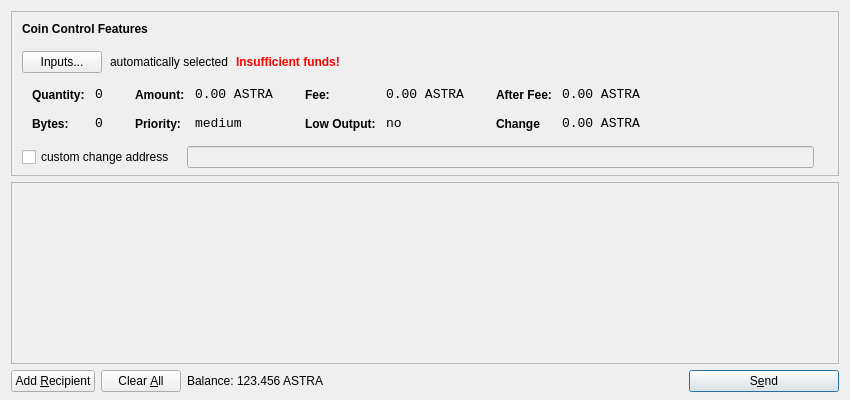
<?xml version="1.0" encoding="UTF-8"?>
<ui version="4.0">
 <class>SendCoinsDialog</class>
 <widget class="QDialog" name="SendCoinsDialog">
  <property name="geometry">
   <rect>
    <x>0</x>
    <y>0</y>
    <width>850</width>
    <height>400</height>
   </rect>
  </property>
  <property name="windowTitle">
   <string>Send Coins</string>
  </property>
  <layout class="QVBoxLayout" name="verticalLayout" stretch="0,1,0">
   <property name="bottomMargin">
    <number>8</number>
   </property>
   <item>
    <widget class="QFrame" name="frameCoinControl">
     <property name="sizePolicy">
      <sizepolicy hsizetype="Expanding" vsizetype="Expanding">
       <horstretch>0</horstretch>
       <verstretch>0</verstretch>
      </sizepolicy>
     </property>
     <property name="maximumSize">
      <size>
       <width>16777215</width>
       <height>16777215</height>
      </size>
     </property>
     <property name="frameShape">
      <enum>QFrame::StyledPanel</enum>
     </property>
     <property name="frameShadow">
      <enum>QFrame::Sunken</enum>
     </property>
     <layout class="QVBoxLayout" name="verticalLayoutCoinControl2">
      <property name="spacing">
       <number>-1</number>
      </property>
      <property name="leftMargin">
       <number>0</number>
      </property>
      <property name="topMargin">
       <number>0</number>
      </property>
      <property name="rightMargin">
       <number>0</number>
      </property>
      <property name="bottomMargin">
       <number>6</number>
      </property>
      <item>
       <layout class="QVBoxLayout" name="verticalLayoutCoinControl" stretch="0,0,0,0,1">
        <property name="spacing">
         <number>0</number>
        </property>
        <property name="leftMargin">
         <number>10</number>
        </property>
        <property name="topMargin">
         <number>10</number>
        </property>
        <item>
         <layout class="QHBoxLayout" name="horizontalLayoutCoinControl1">
          <property name="bottomMargin">
           <number>15</number>
          </property>
          <item>
           <widget class="QLabel" name="labelCoinControlFeatures">
            <property name="sizePolicy">
             <sizepolicy hsizetype="Preferred" vsizetype="Maximum">
              <horstretch>0</horstretch>
              <verstretch>0</verstretch>
             </sizepolicy>
            </property>
            <property name="font">
             <font>
              <weight>75</weight>
              <bold>true</bold>
             </font>
            </property>
            <property name="styleSheet">
             <string notr="true">font-weight:bold;</string>
            </property>
            <property name="text">
             <string>Coin Control Features</string>
            </property>
           </widget>
          </item>
         </layout>
        </item>
        <item>
         <layout class="QHBoxLayout" name="horizontalLayoutCoinControl2" stretch="0,0,0,0">
          <property name="spacing">
           <number>8</number>
          </property>
          <property name="bottomMargin">
           <number>10</number>
          </property>
          <item>
           <widget class="QPushButton" name="pushButtonCoinControl">
            <property name="styleSheet">
             <string notr="true"/>
            </property>
            <property name="text">
             <string>Inputs...</string>
            </property>
           </widget>
          </item>
          <item>
           <widget class="QLabel" name="labelCoinControlAutomaticallySelected">
            <property name="text">
             <string>automatically selected</string>
            </property>
            <property name="margin">
             <number>5</number>
            </property>
           </widget>
          </item>
          <item>
           <widget class="QLabel" name="labelCoinControlInsuffFunds">
            <property name="font">
             <font>
              <weight>75</weight>
              <bold>true</bold>
             </font>
            </property>
            <property name="styleSheet">
             <string notr="true">color:red;font-weight:bold;</string>
            </property>
            <property name="text">
             <string>Insufficient funds!</string>
            </property>
            <property name="margin">
             <number>5</number>
            </property>
           </widget>
          </item>
          <item>
           <spacer name="horizontalSpacerCoinControl">
            <property name="orientation">
             <enum>Qt::Horizontal</enum>
            </property>
            <property name="sizeHint" stdset="0">
             <size>
              <width>40</width>
              <height>1</height>
             </size>
            </property>
           </spacer>
          </item>
         </layout>
        </item>
        <item>
         <widget class="QWidget" name="widgetCoinControl" native="true">
          <property name="sizePolicy">
           <sizepolicy hsizetype="Preferred" vsizetype="Preferred">
            <horstretch>0</horstretch>
            <verstretch>0</verstretch>
           </sizepolicy>
          </property>
          <property name="minimumSize">
           <size>
            <width>0</width>
            <height>0</height>
           </size>
          </property>
          <property name="styleSheet">
           <string notr="true"/>
          </property>
          <layout class="QHBoxLayout" name="horizontalLayoutCoinControl5">
           <property name="margin">
            <number>0</number>
           </property>
           <item>
            <layout class="QHBoxLayout" name="horizontalLayoutCoinControl3" stretch="0,0,0,1">
             <property name="spacing">
              <number>20</number>
             </property>
             <property name="topMargin">
              <number>0</number>
             </property>
             <property name="bottomMargin">
              <number>10</number>
             </property>
             <item>
              <layout class="QFormLayout" name="formLayoutCoinControl1">
               <property name="horizontalSpacing">
                <number>10</number>
               </property>
               <property name="verticalSpacing">
                <number>14</number>
               </property>
               <property name="leftMargin">
                <number>10</number>
               </property>
               <property name="topMargin">
                <number>4</number>
               </property>
               <property name="rightMargin">
                <number>6</number>
               </property>
               <item row="0" column="0">
                <widget class="QLabel" name="labelCoinControlQuantityText">
                 <property name="styleSheet">
                  <string notr="true">font-weight:bold;</string>
                 </property>
                 <property name="text">
                  <string>Quantity:</string>
                 </property>
                 <property name="margin">
                  <number>0</number>
                 </property>
                </widget>
               </item>
               <item row="0" column="1">
                <widget class="QLabel" name="labelCoinControlQuantity">
                 <property name="font">
                  <font>
                   <family>Monospace</family>
                   <pointsize>10</pointsize>
                  </font>
                 </property>
                 <property name="cursor">
                  <cursorShape>IBeamCursor</cursorShape>
                 </property>
                 <property name="contextMenuPolicy">
                  <enum>Qt::ActionsContextMenu</enum>
                 </property>
                 <property name="text">
                  <string>0</string>
                 </property>
                 <property name="margin">
                  <number>0</number>
                 </property>
                 <property name="textInteractionFlags">
                  <set>Qt::LinksAccessibleByMouse|Qt::TextSelectableByKeyboard|Qt::TextSelectableByMouse</set>
                 </property>
                </widget>
               </item>
               <item row="1" column="0">
                <widget class="QLabel" name="labelCoinControlBytesText">
                 <property name="styleSheet">
                  <string notr="true">font-weight:bold;</string>
                 </property>
                 <property name="text">
                  <string>Bytes:</string>
                 </property>
                </widget>
               </item>
               <item row="1" column="1">
                <widget class="QLabel" name="labelCoinControlBytes">
                 <property name="font">
                  <font>
                   <family>Monospace</family>
                   <pointsize>10</pointsize>
                  </font>
                 </property>
                 <property name="cursor">
                  <cursorShape>IBeamCursor</cursorShape>
                 </property>
                 <property name="contextMenuPolicy">
                  <enum>Qt::ActionsContextMenu</enum>
                 </property>
                 <property name="text">
                  <string>0</string>
                 </property>
                 <property name="textInteractionFlags">
                  <set>Qt::LinksAccessibleByMouse|Qt::TextSelectableByKeyboard|Qt::TextSelectableByMouse</set>
                 </property>
                </widget>
               </item>
              </layout>
             </item>
             <item>
              <layout class="QFormLayout" name="formLayoutCoinControl2">
               <property name="horizontalSpacing">
                <number>10</number>
               </property>
               <property name="verticalSpacing">
                <number>14</number>
               </property>
               <property name="leftMargin">
                <number>6</number>
               </property>
               <property name="topMargin">
                <number>4</number>
               </property>
               <property name="rightMargin">
                <number>6</number>
               </property>
               <item row="0" column="0">
                <widget class="QLabel" name="labelCoinControlAmountText">
                 <property name="styleSheet">
                  <string notr="true">font-weight:bold;</string>
                 </property>
                 <property name="text">
                  <string>Amount:</string>
                 </property>
                 <property name="margin">
                  <number>0</number>
                 </property>
                </widget>
               </item>
               <item row="0" column="1">
                <widget class="QLabel" name="labelCoinControlAmount">
                 <property name="font">
                  <font>
                   <family>Monospace</family>
                   <pointsize>10</pointsize>
                  </font>
                 </property>
                 <property name="cursor">
                  <cursorShape>IBeamCursor</cursorShape>
                 </property>
                 <property name="contextMenuPolicy">
                  <enum>Qt::ActionsContextMenu</enum>
                 </property>
                 <property name="text">
                  <string>0.00 ASTRA</string>
                 </property>
                 <property name="textInteractionFlags">
                  <set>Qt::LinksAccessibleByMouse|Qt::TextSelectableByKeyboard|Qt::TextSelectableByMouse</set>
                 </property>
                </widget>
               </item>
               <item row="1" column="0">
                <widget class="QLabel" name="labelCoinControlPriorityText">
                 <property name="styleSheet">
                  <string notr="true">font-weight:bold;</string>
                 </property>
                 <property name="text">
                  <string>Priority:</string>
                 </property>
                </widget>
               </item>
               <item row="1" column="1">
                <widget class="QLabel" name="labelCoinControlPriority">
                 <property name="font">
                  <font>
                   <family>Monospace</family>
                   <pointsize>10</pointsize>
                  </font>
                 </property>
                 <property name="cursor">
                  <cursorShape>IBeamCursor</cursorShape>
                 </property>
                 <property name="contextMenuPolicy">
                  <enum>Qt::ActionsContextMenu</enum>
                 </property>
                 <property name="text">
                  <string>medium</string>
                 </property>
                 <property name="textInteractionFlags">
                  <set>Qt::LinksAccessibleByMouse|Qt::TextSelectableByKeyboard|Qt::TextSelectableByMouse</set>
                 </property>
                </widget>
               </item>
              </layout>
             </item>
             <item>
              <layout class="QFormLayout" name="formLayoutCoinControl3">
               <property name="horizontalSpacing">
                <number>10</number>
               </property>
               <property name="verticalSpacing">
                <number>14</number>
               </property>
               <property name="leftMargin">
                <number>6</number>
               </property>
               <property name="topMargin">
                <number>4</number>
               </property>
               <property name="rightMargin">
                <number>6</number>
               </property>
               <item row="0" column="0">
                <widget class="QLabel" name="labelCoinControlFeeText">
                 <property name="styleSheet">
                  <string notr="true">font-weight:bold;</string>
                 </property>
                 <property name="text">
                  <string>Fee:</string>
                 </property>
                 <property name="margin">
                  <number>0</number>
                 </property>
                </widget>
               </item>
               <item row="0" column="1">
                <widget class="QLabel" name="labelCoinControlFee">
                 <property name="font">
                  <font>
                   <family>Monospace</family>
                   <pointsize>10</pointsize>
                  </font>
                 </property>
                 <property name="cursor">
                  <cursorShape>IBeamCursor</cursorShape>
                 </property>
                 <property name="contextMenuPolicy">
                  <enum>Qt::ActionsContextMenu</enum>
                 </property>
                 <property name="text">
                  <string>0.00 ASTRA</string>
                 </property>
                 <property name="textInteractionFlags">
                  <set>Qt::LinksAccessibleByMouse|Qt::TextSelectableByKeyboard|Qt::TextSelectableByMouse</set>
                 </property>
                </widget>
               </item>
               <item row="1" column="0">
                <widget class="QLabel" name="labelCoinControlLowOutputText">
                 <property name="styleSheet">
                  <string notr="true">font-weight:bold;</string>
                 </property>
                 <property name="text">
                  <string>Low Output:</string>
                 </property>
                </widget>
               </item>
               <item row="1" column="1">
                <widget class="QLabel" name="labelCoinControlLowOutput">
                 <property name="font">
                  <font>
                   <family>Monospace</family>
                   <pointsize>10</pointsize>
                  </font>
                 </property>
                 <property name="cursor">
                  <cursorShape>IBeamCursor</cursorShape>
                 </property>
                 <property name="contextMenuPolicy">
                  <enum>Qt::ActionsContextMenu</enum>
                 </property>
                 <property name="text">
                  <string>no</string>
                 </property>
                 <property name="textInteractionFlags">
                  <set>Qt::LinksAccessibleByMouse|Qt::TextSelectableByKeyboard|Qt::TextSelectableByMouse</set>
                 </property>
                </widget>
               </item>
              </layout>
             </item>
             <item>
              <layout class="QFormLayout" name="formLayoutCoinControl4">
               <property name="horizontalSpacing">
                <number>10</number>
               </property>
               <property name="verticalSpacing">
                <number>14</number>
               </property>
               <property name="leftMargin">
                <number>6</number>
               </property>
               <property name="topMargin">
                <number>4</number>
               </property>
               <property name="rightMargin">
                <number>6</number>
               </property>
               <item row="0" column="0">
                <widget class="QLabel" name="labelCoinControlAfterFeeText">
                 <property name="styleSheet">
                  <string notr="true">font-weight:bold;</string>
                 </property>
                 <property name="text">
                  <string>After Fee:</string>
                 </property>
                 <property name="margin">
                  <number>0</number>
                 </property>
                </widget>
               </item>
               <item row="0" column="1">
                <widget class="QLabel" name="labelCoinControlAfterFee">
                 <property name="font">
                  <font>
                   <family>Monospace</family>
                   <pointsize>10</pointsize>
                  </font>
                 </property>
                 <property name="cursor">
                  <cursorShape>IBeamCursor</cursorShape>
                 </property>
                 <property name="contextMenuPolicy">
                  <enum>Qt::ActionsContextMenu</enum>
                 </property>
                 <property name="text">
                  <string>0.00 ASTRA</string>
                 </property>
                 <property name="textInteractionFlags">
                  <set>Qt::LinksAccessibleByMouse|Qt::TextSelectableByKeyboard|Qt::TextSelectableByMouse</set>
                 </property>
                </widget>
               </item>
               <item row="1" column="0">
                <widget class="QLabel" name="labelCoinControlChangeText">
                 <property name="styleSheet">
                  <string notr="true">font-weight:bold;</string>
                 </property>
                 <property name="text">
                  <string>Change</string>
                 </property>
                </widget>
               </item>
               <item row="1" column="1">
                <widget class="QLabel" name="labelCoinControlChange">
                 <property name="font">
                  <font>
                   <family>Monospace</family>
                   <pointsize>10</pointsize>
                  </font>
                 </property>
                 <property name="cursor">
                  <cursorShape>IBeamCursor</cursorShape>
                 </property>
                 <property name="contextMenuPolicy">
                  <enum>Qt::ActionsContextMenu</enum>
                 </property>
                 <property name="text">
                  <string>0.00 ASTRA</string>
                 </property>
                 <property name="textInteractionFlags">
                  <set>Qt::LinksAccessibleByMouse|Qt::TextSelectableByKeyboard|Qt::TextSelectableByMouse</set>
                 </property>
                </widget>
               </item>
              </layout>
             </item>
            </layout>
           </item>
          </layout>
         </widget>
        </item>
        <item>
         <layout class="QHBoxLayout" name="horizontalLayoutCoinControl4" stretch="0,0,0">
          <property name="spacing">
           <number>12</number>
          </property>
          <property name="sizeConstraint">
           <enum>QLayout::SetDefaultConstraint</enum>
          </property>
          <property name="topMargin">
           <number>5</number>
          </property>
          <property name="rightMargin">
           <number>5</number>
          </property>
          <item>
           <widget class="QCheckBox" name="checkBoxCoinControlChange">
            <property name="text">
             <string>custom change address</string>
            </property>
           </widget>
          </item>
          <item>
           <widget class="QLineEdit" name="lineEditCoinControlChange">
            <property name="enabled">
             <bool>false</bool>
            </property>
            <property name="sizePolicy">
             <sizepolicy hsizetype="Expanding" vsizetype="Fixed">
              <horstretch>0</horstretch>
              <verstretch>0</verstretch>
             </sizepolicy>
            </property>
           </widget>
          </item>
          <item>
           <widget class="QLabel" name="labelCoinControlChangeLabel">
            <property name="sizePolicy">
             <sizepolicy hsizetype="Preferred" vsizetype="Expanding">
              <horstretch>0</horstretch>
              <verstretch>0</verstretch>
             </sizepolicy>
            </property>
            <property name="minimumSize">
             <size>
              <width>0</width>
              <height>0</height>
             </size>
            </property>
            <property name="text">
             <string/>
            </property>
            <property name="margin">
             <number>3</number>
            </property>
           </widget>
          </item>
         </layout>
        </item>
        <item>
         <spacer name="verticalSpacerCoinControl">
          <property name="orientation">
           <enum>Qt::Vertical</enum>
          </property>
          <property name="sizeHint" stdset="0">
           <size>
            <width>800</width>
            <height>1</height>
           </size>
          </property>
         </spacer>
        </item>
       </layout>
      </item>
     </layout>
    </widget>
   </item>
   <item>
    <widget class="QScrollArea" name="scrollArea">
     <property name="widgetResizable">
      <bool>true</bool>
     </property>
     <widget class="QWidget" name="scrollAreaWidgetContents">
      <property name="geometry">
       <rect>
        <x>0</x>
        <y>0</y>
        <width>830</width>
        <height>165</height>
       </rect>
      </property>
      <layout class="QVBoxLayout" name="verticalLayout_2">
       <property name="margin">
        <number>0</number>
       </property>
       <item>
        <layout class="QVBoxLayout" name="entries">
         <property name="spacing">
          <number>6</number>
         </property>
        </layout>
       </item>
       <item>
        <spacer name="verticalSpacer">
         <property name="orientation">
          <enum>Qt::Vertical</enum>
         </property>
         <property name="sizeHint" stdset="0">
          <size>
           <width>20</width>
           <height>40</height>
          </size>
         </property>
        </spacer>
       </item>
      </layout>
     </widget>
    </widget>
   </item>
   <item>
    <layout class="QHBoxLayout" name="horizontalLayout">
     <item>
      <widget class="QPushButton" name="addButton">
       <property name="toolTip">
        <string>Send to multiple recipients at once</string>
       </property>
       <property name="text">
        <string>Add &amp;Recipient</string>
       </property>
       <property name="icon">
        <iconset resource="../bitcoin.qrc">
         <normaloff>:/icons/add</normaloff>:/icons/add</iconset>
       </property>
       <property name="autoDefault">
        <bool>false</bool>
       </property>
      </widget>
     </item>
     <item>
      <widget class="QPushButton" name="clearButton">
       <property name="sizePolicy">
        <sizepolicy hsizetype="Minimum" vsizetype="Fixed">
         <horstretch>0</horstretch>
         <verstretch>0</verstretch>
        </sizepolicy>
       </property>
       <property name="toolTip">
        <string>Remove all transaction fields</string>
       </property>
       <property name="text">
        <string>Clear &amp;All</string>
       </property>
       <property name="icon">
        <iconset resource="../bitcoin.qrc">
         <normaloff>:/icons/remove</normaloff>:/icons/remove</iconset>
       </property>
       <property name="autoRepeatDelay">
        <number>300</number>
       </property>
       <property name="autoDefault">
        <bool>false</bool>
       </property>
      </widget>
     </item>
     <item>
      <layout class="QHBoxLayout" name="horizontalLayout_2">
       <property name="spacing">
        <number>3</number>
       </property>
       <item>
        <widget class="QLabel" name="label">
         <property name="sizePolicy">
          <sizepolicy hsizetype="Preferred" vsizetype="Fixed">
           <horstretch>0</horstretch>
           <verstretch>0</verstretch>
          </sizepolicy>
         </property>
         <property name="text">
          <string>Balance:</string>
         </property>
        </widget>
       </item>
       <item>
        <widget class="QLabel" name="labelBalance">
         <property name="sizePolicy">
          <sizepolicy hsizetype="Preferred" vsizetype="Fixed">
           <horstretch>0</horstretch>
           <verstretch>0</verstretch>
          </sizepolicy>
         </property>
         <property name="cursor">
          <cursorShape>IBeamCursor</cursorShape>
         </property>
         <property name="text">
          <string>123.456 ASTRA</string>
         </property>
         <property name="textInteractionFlags">
          <set>Qt::LinksAccessibleByMouse|Qt::TextSelectableByKeyboard|Qt::TextSelectableByMouse</set>
         </property>
        </widget>
       </item>
      </layout>
     </item>
     <item>
      <spacer name="horizontalSpacer">
       <property name="orientation">
        <enum>Qt::Horizontal</enum>
       </property>
       <property name="sizeHint" stdset="0">
        <size>
         <width>40</width>
         <height>20</height>
        </size>
       </property>
      </spacer>
     </item>
     <item>
      <widget class="QPushButton" name="sendButton">
       <property name="minimumSize">
        <size>
         <width>150</width>
         <height>0</height>
        </size>
       </property>
       <property name="toolTip">
        <string>Confirm the send action</string>
       </property>
       <property name="text">
        <string>S&amp;end</string>
       </property>
       <property name="icon">
        <iconset resource="../bitcoin.qrc">
         <normaloff>:/icons/send</normaloff>:/icons/send</iconset>
       </property>
       <property name="default">
        <bool>true</bool>
       </property>
      </widget>
     </item>
    </layout>
   </item>
  </layout>
 </widget>
 <resources>
  <include location="../bitcoin.qrc"/>
 </resources>
 <connections/>
</ui>
